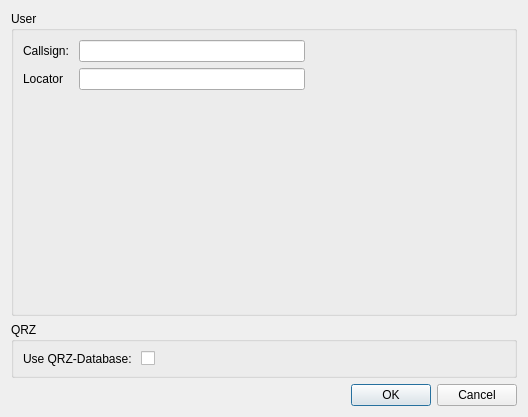
<?xml version="1.0" encoding="UTF-8"?>
<ui version="4.0">
 <class>PreferencesDialog</class>
 <widget class="QDialog" name="PreferencesDialog">
  <property name="geometry">
   <rect>
    <x>0</x>
    <y>0</y>
    <width>528</width>
    <height>417</height>
   </rect>
  </property>
  <property name="windowTitle">
   <string>Preferences</string>
  </property>
  <layout class="QVBoxLayout" name="verticalLayout_2">
   <item>
    <layout class="QVBoxLayout" name="verticalLayout">
     <item>
      <widget class="QGroupBox" name="groupBox_2">
       <property name="title">
        <string>User</string>
       </property>
       <layout class="QFormLayout" name="formLayout_4">
        <item row="0" column="0">
         <widget class="QLabel" name="label_2">
          <property name="text">
           <string>Callsign: </string>
          </property>
         </widget>
        </item>
        <item row="0" column="1">
         <layout class="QHBoxLayout" name="horizontalLayout">
          <item>
           <widget class="QLineEdit" name="callsignEdit">
            <property name="sizePolicy">
             <sizepolicy hsizetype="Preferred" vsizetype="Fixed">
              <horstretch>0</horstretch>
              <verstretch>0</verstretch>
             </sizepolicy>
            </property>
           </widget>
          </item>
          <item>
           <spacer name="horizontalSpacer">
            <property name="orientation">
             <enum>Qt::Horizontal</enum>
            </property>
            <property name="sizeType">
             <enum>QSizePolicy::Fixed</enum>
            </property>
            <property name="sizeHint" stdset="0">
             <size>
              <width>200</width>
              <height>20</height>
             </size>
            </property>
           </spacer>
          </item>
         </layout>
        </item>
        <item row="1" column="0">
         <widget class="QLabel" name="label_3">
          <property name="text">
           <string>Locator</string>
          </property>
         </widget>
        </item>
        <item row="1" column="1">
         <layout class="QHBoxLayout" name="horizontalLayout_2">
          <item>
           <widget class="QLineEdit" name="locatorEdit"/>
          </item>
          <item>
           <spacer name="horizontalSpacer_2">
            <property name="orientation">
             <enum>Qt::Horizontal</enum>
            </property>
            <property name="sizeType">
             <enum>QSizePolicy::Fixed</enum>
            </property>
            <property name="sizeHint" stdset="0">
             <size>
              <width>200</width>
              <height>20</height>
             </size>
            </property>
           </spacer>
          </item>
         </layout>
        </item>
       </layout>
      </widget>
     </item>
     <item>
      <widget class="QGroupBox" name="groupBox">
       <property name="sizePolicy">
        <sizepolicy hsizetype="Preferred" vsizetype="Fixed">
         <horstretch>0</horstretch>
         <verstretch>0</verstretch>
        </sizepolicy>
       </property>
       <property name="title">
        <string>QRZ</string>
       </property>
       <layout class="QFormLayout" name="formLayout_2">
        <item row="0" column="0">
         <widget class="QLabel" name="label">
          <property name="text">
           <string>Use QRZ-Database: </string>
          </property>
         </widget>
        </item>
        <item row="0" column="1">
         <widget class="QCheckBox" name="useQRZCheckBox">
          <property name="text">
           <string/>
          </property>
         </widget>
        </item>
       </layout>
      </widget>
     </item>
    </layout>
   </item>
   <item>
    <widget class="QDialogButtonBox" name="buttonBox">
     <property name="orientation">
      <enum>Qt::Horizontal</enum>
     </property>
     <property name="standardButtons">
      <set>QDialogButtonBox::Cancel|QDialogButtonBox::Ok</set>
     </property>
    </widget>
   </item>
  </layout>
 </widget>
 <resources/>
 <connections>
  <connection>
   <sender>buttonBox</sender>
   <signal>accepted()</signal>
   <receiver>PreferencesDialog</receiver>
   <slot>accept()</slot>
   <hints>
    <hint type="sourcelabel">
     <x>248</x>
     <y>254</y>
    </hint>
    <hint type="destinationlabel">
     <x>157</x>
     <y>274</y>
    </hint>
   </hints>
  </connection>
  <connection>
   <sender>buttonBox</sender>
   <signal>rejected()</signal>
   <receiver>PreferencesDialog</receiver>
   <slot>reject()</slot>
   <hints>
    <hint type="sourcelabel">
     <x>316</x>
     <y>260</y>
    </hint>
    <hint type="destinationlabel">
     <x>286</x>
     <y>274</y>
    </hint>
   </hints>
  </connection>
 </connections>
</ui>
